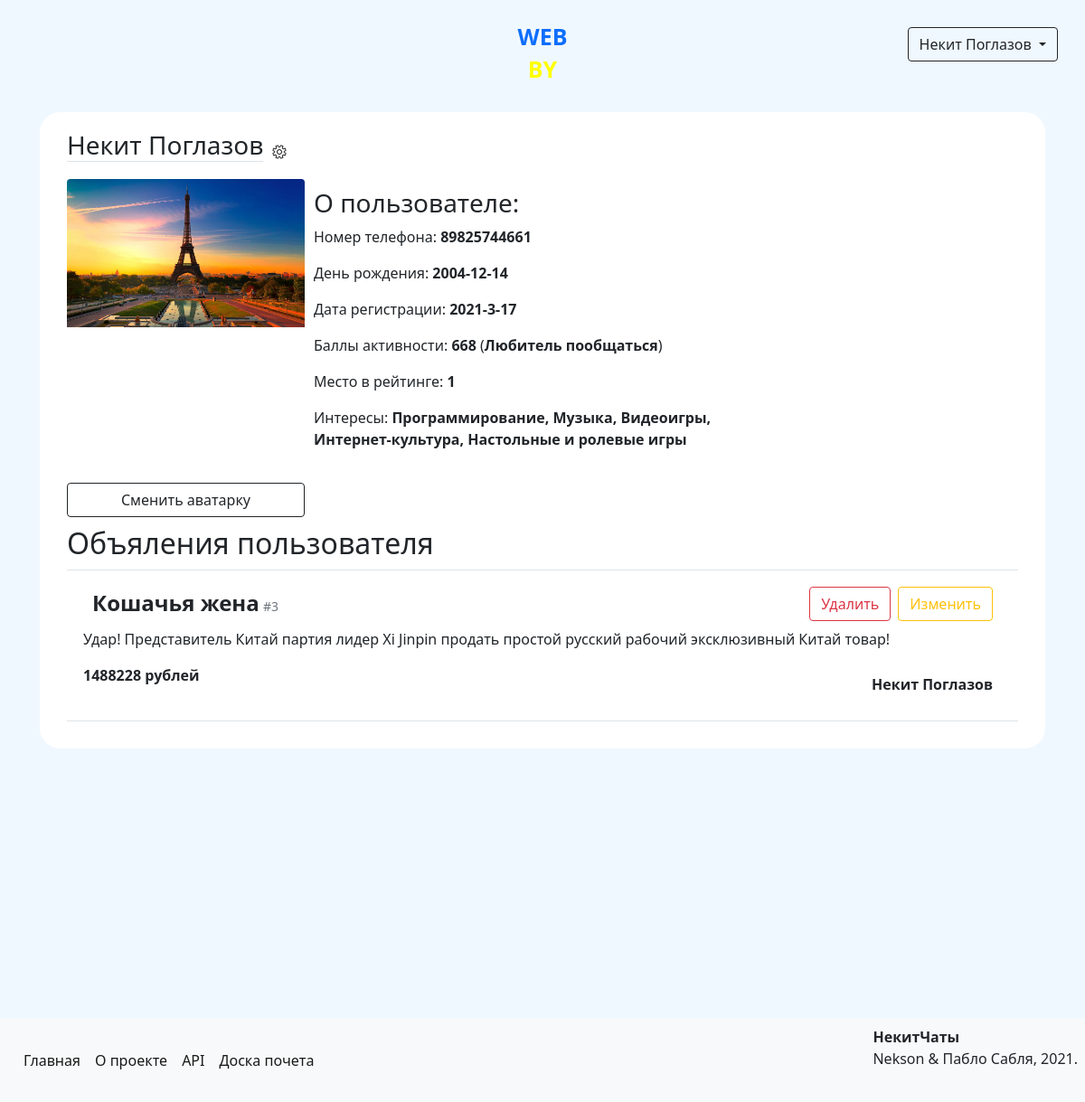
Screenshot of /profile/1 (signed in) with the database file from the repository.
### data/models/user.py (models this page shows, shortened)
class User(SqlAlchemyBase, UserMixin, SerializerMixin):
    __tablename__ = 'users'
    serialize_rules = ('-advertisements',)
    id = Column(Integer, autoincrement=True, primary_key=True)
    name = Column(Unicode)
    surname = Column(Unicode)
    birthday = Column(DateTime)
    email = Column(String, unique=True)
    phone_number = Column(String, unique=True)
    hashed_password = Column(String)
    registration_time = Column(DateTime, default=datetime.now)
    rating = Column(Integer, default=0)
    rank_id = Column(Integer, ForeignKey('ranks.id'))
    position = Column(Integer)
    admin = Column(Boolean, default=0)
    advertisements = relationship('Advertisement', back_populates='author')
    interests = relationship('Interest', secondary='users_to_interests', backref='users')
    rank = relationship('Rank')

### data/models/ranks.py (models this page shows)
class Rank(SqlAlchemyBase, SerializerMixin):
    __tablename__ = 'ranks'
    id = Column(Integer, primary_key=True, autoincrement=True)
    title = Column(String)

### data/models/interests.py (models this page shows)
class Interest(SqlAlchemyBase, SerializerMixin):
    __tablename__ = 'interests'
    serialize_rules = ('-advertisements', '-users')
    id = Column(Integer, primary_key=True, autoincrement=True)
    title = Column(Unicode, nullable=True)

### data/models/advertisements.py (models this page shows, shortened)
class Advertisement(SqlAlchemyBase, SerializerMixin):
    __tablename__ = 'advertisements'
    serialize_rules = ('-author.email', '-author.rating', '-author.hashed_password', '-author.registration_time',
                       '-author.admin', '-author.interests')
    id = Column(Integer, primary_key=True, autoincrement=True)
    title = Column(String)
    author_id = Column(Integer, ForeignKey('users.id'))
    created_at = Column(DateTime, default=datetime.now)
    price = Column(Integer)
    content_id = Column(Integer, ForeignKey('contents.id'))
    author = relationship('User', back_populates='advertisements')
    content = relationship('Content')
    interests = relationship('Interest', secondary='advertisements_to_interests', backref='advertisements')

### data/models/content.py (models this page shows)
class Content(SqlAlchemyBase, SerializerMixin):
    __tablename__ = 'contents'
    id = Column(Integer, autoincrement=True, primary_key=True)
    content = Column(Text)

### main.py (the view)
@app.route('/profile/<int:user_id>')
@login_required
def show_profile(user_id):
    session = create_session()
    user = session.query(User).filter(User.id == user_id).first()
    pic = session.query(Avatar).filter(Avatar.refers_to == user_id).first()
    if pic:
        profile_pic = url_for('static', filename=f"avatars/{pic.link}")
    else:
        profile_pic = url_for('static', filename='avatars/anon.png')
    return render_template('profile.html', user=user, pic=profile_pic)

### data/db_session.py (called while the page is built)
def create_session() -> Session:
    global __factory
    return __factory()

### main.py (called while the page is built)
@login_manager.user_loader
def load_user(user_id):
    session = create_session()
    return session.query(User).get(user_id)

### templates/profile.html (shortened to what this page needs)
{% extends "base.html" %}
{% block content %}
<form class="clearfix">
    <div class="clearfix">
        <div class="clearfix">
            <h3 class="border-bottom float-start">{{ user.name }} {{ user.surname }}</h3>
            {% if user.id == current_user.id %}
                <a class="float-start" href="/profile/{{ current_user.id }}/settings">
                    <div><img src="/static/img/settings.png" width="16px" height="16px"></div>
                </a>
            {% endif %}
        </div>
        <div class="clearfix">
            <img src="{{ pic }}" class="profile-pic rounded-top w-25 h-25 float-start" alt="Упс! Аватарка не найдена!">
            <div class="float-start w-50">
                <h3>О пользователе:</h3>
                <p>Номер телефона: <b>{{ user.phone_number }}</b></p>
                <p>День рождения: <b>{{ user.birthday.year }}-{{ user.birthday.month }}-{{ user.birthday.day }}</b></p>
                <p>Дата регистрации: <b>{{ user.registration_time.year }}-{{ user.registration_time.month }}-{{ user.registration_time.day }}</b></p>
                <p>Баллы активности: <b>{{ user.rating }}</b> (<b>{{ user.rank.title }}</b>)</p>
                <a class="text-reset" href="/top"><p>Место в рейтинге: <b>{{ user.position }}</b></p></a>
                {% if user.interests %}
                    <p>Интересы:
                        {% for i in user.interests %}
                        <b>{{ i.title }}{% if not loop.last %},{% endif %}</b>
                        {% endfor %}
                    </p>
                {% endif %}
            </div>
        </div>
        <div>
            {% if user.id == current_user.id %}
                <a class="btn btn-outline-dark w-25 rounded-bottom" href="/profile/{{ current_user.id }}/avatar">Сменить аватарку</a>
            {% else %}
                <a class="btn btn-outline-dark w-25 rounded-bottom" href="/conversations/{{ user.id }}#bottom">Написать сообщение</a>
            {% endif %}
        </div>
        {% if user.advertisements %}
        <div class="clearfix">
            <h2 class="float-right d-inline">Объяления пользователя</h2>
        </div>
        {% endif %}
        {% for ad in user.advertisements %}
            <div class="p-2 border-top border-bottom">
                <div class="clearfix">
                    <div>
                        <span>
                            <b class="fs-4">{{ ad.title }}</b>
                            <small class="text-secondary">#{{ ad.id }}</small>
                        </span>
                        {% if current_user == ad.author %}
                            <a href="/advertisements/{{ ad.id }}/edit" class="btn btn-outline-warning float-end">Изменить</a>
                            <a href="/advertisements/{{ ad.id }}/delete" class="btn btn-outline-danger me-2 float-end">Удалить</a>
                        {% endif %}
                    </div>
                    <p>{{ ad.content.content }}</p>
                    <b>{{ ad.price }} рублей</b>
                    <div class="float-end">
                        <a href="/profile/{{ ad.author.id }}" class="text-reset"><b>{{ ad.author.name }} {{ ad.author.surname }}</b></a>
                    </div>
                </div>
            </div>
        {% endfor %}
    </div>
</form>
{% endblock %}

### templates/base.html (shortened to what this page needs)
<!DOCTYPE html>
<html lang="en">
<head>
    <link rel="stylesheet" href="/static/css/style.css">
    <link rel="stylesheet" href="https://cdn.jsdelivr.net/npm/bootstrap@5.0.0-beta1/dist/css/bootstrap.min.css"
>
</head>
<body>
<div class="header clearfix">
    {% if current_user.is_authenticated %}
        <div class="dropdown float-end">
            <button class="btn btn-outline-dark dropdown-toggle" type="button" id="dropdownMenuButton" data-toggle="dropdown" aria-haspopup="true" aria-expanded="false">
                {{ current_user.name }} {{ current_user.surname }}
            </button>
        </div>
    {% else %}
        <a class="btn btn-outline-dark float-end" href="/register">Зарегистрироваться</a>
        <a class="btn btn-outline-dark me-2 float-end" href="/login">Войти</a>
    {% endif %}
    <div class="logo">
        <a href="/">
            <p class="text-primary">WEB</p>
            <p class="yellow">BY</p>
        </a>
    </div>
</div>
<main role="main" class="container clearfix">
    {% block content %}{% endblock %}
</main>
<footer class="clearfix p-2 bg-light">
    <span class="fs-6 float-end"><b>НекитЧаты</b><br>Nekson & Пабло Сабля, 2021.</span>
    <nav class="navbar navbar-expand-lg navbar-light">
        <div class="collapse navbar-collapse" id="navbarSupportedContent">
          <ul class="navbar-nav me-auto mb-2 mb-lg-0">
            <li class="nav-item">
              <a class="nav-link active" href="/">Главная</a>
            </li>
            <li class="nav-item">
              <a class="nav-link active" href="/info">О проекте</a>
            </li>
            <li class="nav-item">
              <a class="nav-link active" href="/api">API</a>
            </li>
            <li class="nav-item">
                <a class="nav-link active" href="/top">Доска почета</a>
            </li>
          </ul>
        </div>
    </nav>
</footer>
</body>
</html>

### static/css/style.css (style rules this page uses)
body { background-color: aliceblue !important; }
.logo { text-align: center; margin-left: auto; margin-right: auto; margin-top: 10px; margin-bottom: 10px; max-width: 150px; font-size: 25px; font-weight: 700; line-height: 20px; }
a { text-decoration: none !important; }
.header { background-color: aliceblue; margin-bottom: 10px; padding: 10px; }
.yellow { color: yellow; }
div { margin: 10px; }
form { margin-left: auto; margin-right: auto; background-color: white; border: solid 2px aliceblue; border-radius: 25px; padding: 10px; }
footer { margin-top: 297px }

### rows the page displays
User: name "Некит", surname "Поглазов", phone_number "89825744661", birthday.year "2004", birthday.month "12", birthday.day "14", registration_time.year "2021", registration_time.month "3", registration_time.day "17", rating "668", position "1"
Rank: rank "Любитель пообщаться"
Interest: title "Программирование"
Interest: title "Музыка"
Interest: title "Видеоигры"
Interest: title "Интернет-культура"
Interest: title "Настольные и ролевые игры"
Advertisement: title "Кошачья жена", id "3", content.content "Удар! Представитель Китай партия лидер Xi Jinpin продать простой русский рабочий эксклюзивный Китай товар!", price "1488228", author.name "Некит", author.surname "Поглазов"
